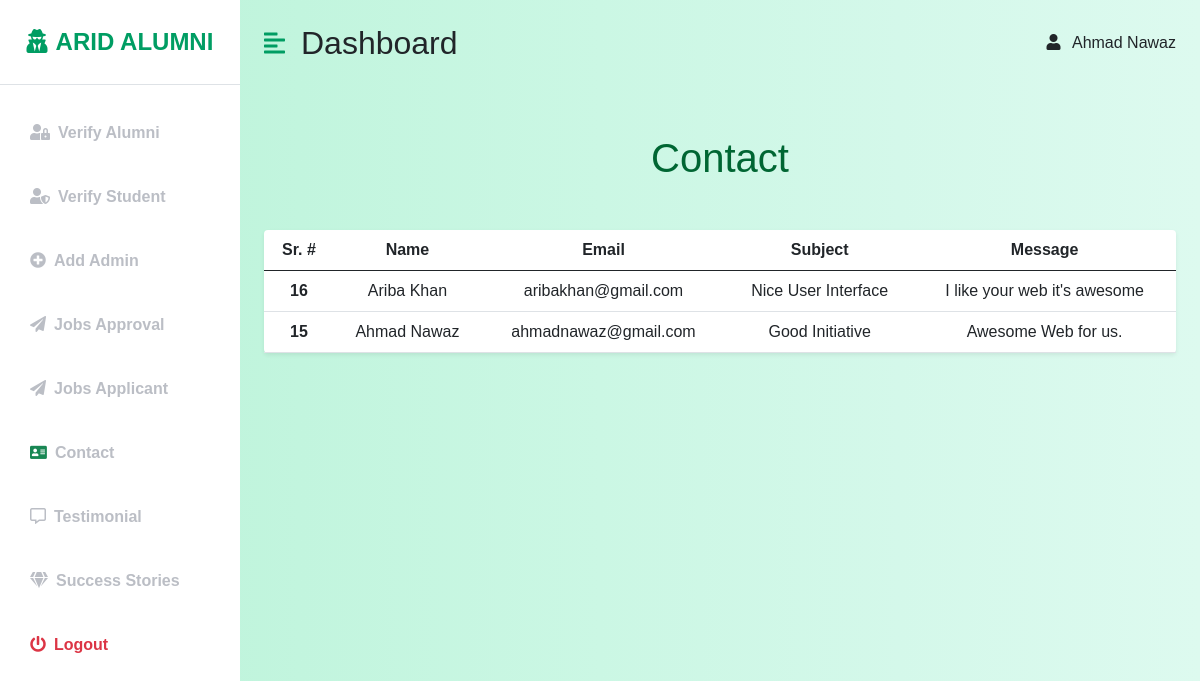
/admin/contact.php (signed in), run on the app's committed database.
### tables this page shows
CREATE TABLE `contact` (
  `id` int(11) NOT NULL,
  `name` varchar(255) NOT NULL,
  `email` varchar(255) NOT NULL,
  `subject` varchar(5000) NOT NULL,
  `message` longtext NOT NULL
);

### admin/contact.php (the view, shortened to what this page needs)
<!DOCTYPE html>
<html lang="en">
<head>
    <link href="https://cdn.jsdelivr.net/npm/bootstrap@5.0.0-beta3/dist/css/bootstrap.min.css" rel="stylesheet" />
    <link rel="stylesheet" href="https://cdnjs.cloudflare.com/ajax/libs/font-awesome/5.15.3/css/all.min.css" />
    <link rel="stylesheet" href="styles.css" />
    <link rel="stylesheet" href="admin.css" />
</head>
<body>
    <div class="d-flex" id="wrapper">
        <?php include('include/sidebar.php'); ?>
        <div id="page-content-wrapper">
            <nav class="navbar navbar-expand-lg navbar-light bg-transparent py-4 px-4">
                <div class="d-flex align-items-center">
                    <i class="fas fa-align-left primary-text fs-4 me-3" id="menu-toggle"></i>
                    <h2 class="fs-2 m-0">Dashboard</h2>
                </div>
                <div class="collapse navbar-collapse" id="navbarSupportedContent">
                    <ul class="navbar-nav ms-auto mb-2 mb-lg-0">
                        <li>
                            <i class="fas fa-user me-2"></i>
                            <?php echo $_SESSION['adminname'] ?>
                        </li>
                    </ul>
                </div>
            </nav>
            <section>
                <div class="container-fluid px-4">
                    <div class="row my-5">
                        <h3 class="admin">Contact</h3><br><br><br><br>
                        <div class="col">
                            <table class="table bg-white rounded shadow-sm  table-hover" style="text-align: center;">
                                <thead>
                                    <tr>
                                        <th scope="col" width="70">Sr. #</th>
                                        <th scope="col">Name</th>
                                        <th scope="col">Email</th>
                                        <th scope="col">Subject</th>
                                        <th scope="col">Message</th>
                                    </tr>
                                </thead>
                                <tbody>
                                    <?php
                                    include("include/connection.php");
                                    $qry = "SELECT * FROM contact ORDER BY id DESC  ";
                                    $res = mysqli_query($conn, $qry);
                                    if (mysqli_num_rows($res) > 0) {
                                        while ($a = mysqli_fetch_array($res)) {
                                            ?>
                                            <tr>
                                                <th scope="row">
                                                    <?php echo $a['id'] ?>
                                                </th>
                                                <td>
                                                    <?php echo $a['name'] ?>
                                                </td>
                                                <td>
                                                    <?php echo $a['email'] ?>
                                                </td>
                                                <td>
                                                    <?php echo $a['subject'] ?>
                                                </td>
                                                <td>
                                                    <?php echo $a['message'] ?>
                                                </td>
                                            </tr>
                                            <?php
                                        }
                                    } ?>
                                </tbody>
                            </table>
                        </div>
                    </div>
            </section>
        </div>
    </div>
</body>
</html>

### admin/styles.css (style rules this page uses)
:root { --main-bg-color: #009d63; --main-text-color: #009d63; --second-text-color: #bbbec5; --second-bg-color: #c1efde; }
.primary-text { color: var(--main-text-color); }
#wrapper { overflow-x: hidden; background-image: linear-gradient( to right, #baf3d7, #c2f5de, #cbf7e4, #d4f8ea, #ddfaef ); }
#page-content-wrapper { min-width: 100vw; }
#menu-toggle { cursor: pointer; }
@media (min-width: 768px) { #page-content-wrapper { min-width: 0; width: 100%; } }

### admin/admin.css (style rules this page uses)
:root { --lightWhite: rgba(255, 255, 255, 0.856); --heading: #006633; }
body { font-family: Arial, sans-serif; }
.admin { text-align: center; font-size: 2.5rem; color: var(--heading); }

### data on the page
contact: id "16", name "Ariba Khan", email "aribakhan@gmail.com", subject "Nice User Interface", message "I like your web it's awesome"
contact: id "15", name "Ahmad Nawaz", email "ahmadnawaz@gmail.com", subject "Good Initiative", message "Awesome Web for us."

### other printed values
$_SESSION['adminname'] "Ahmad Nawaz"
